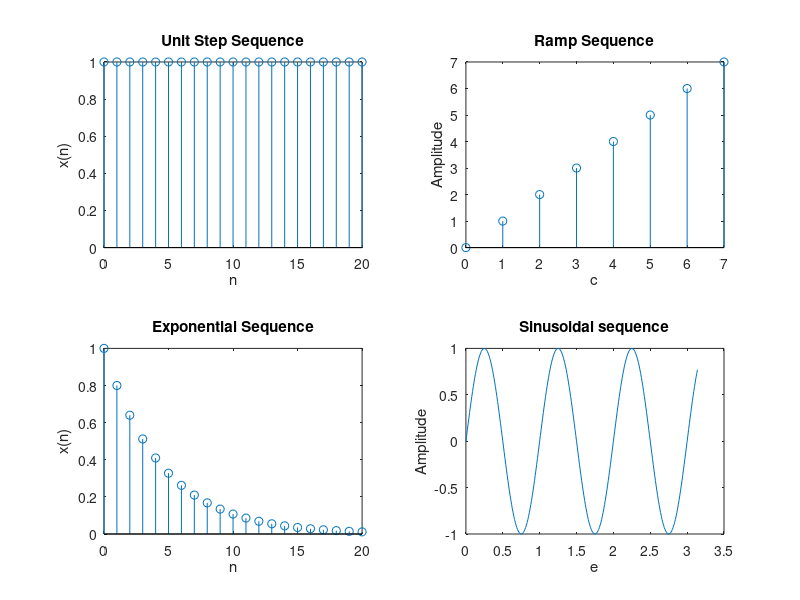

Recreate this plot in MATLAB.
%Unit Step Sequence

N = 21;
x = ones(1,N);
n = 0:1:N-1;
subplot(2,2,1);
stem(n,x);
xlabel('n');
ylabel('x(n)');
title('Unit Step Sequence');

%Exponential sequence : -

x2 = 0.8.^n;
subplot(2,2,3);
stem(n,x2);
xlabel('n');
ylabel('x(n)');
title('Exponential Sequence');

%Ramp sequence 
t = 0:7;
subplot(2,2,2);
stem(t,t);
xlabel('c');
ylabel('Amplitude');
title('Ramp Sequence');

%sinusoidal sequence

t = 0:0.01:pi;
y = sin(2*pi*t);

subplot(2,2,4);
plot(t,y);
ylabel('Amplitude');
xlabel('e');
title('Sinusoidal sequence');

